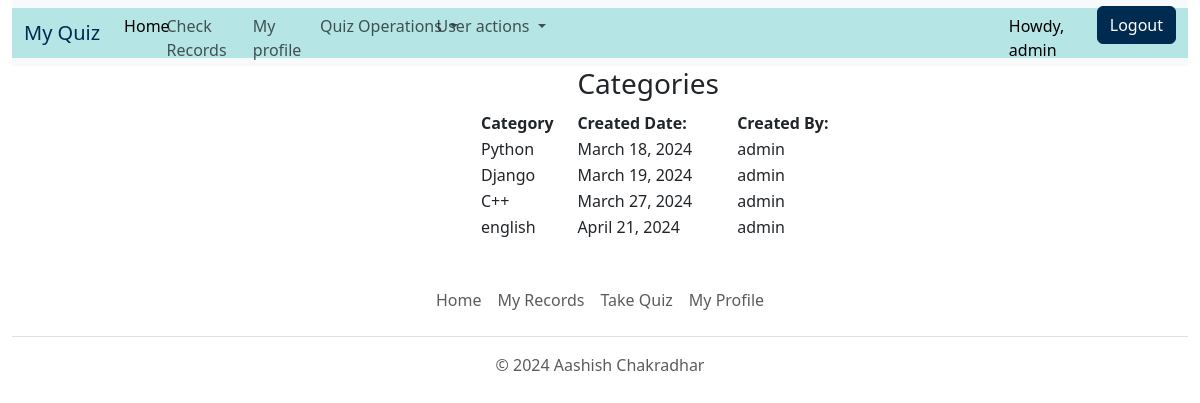
The app's page /view-category (signed in), older data.
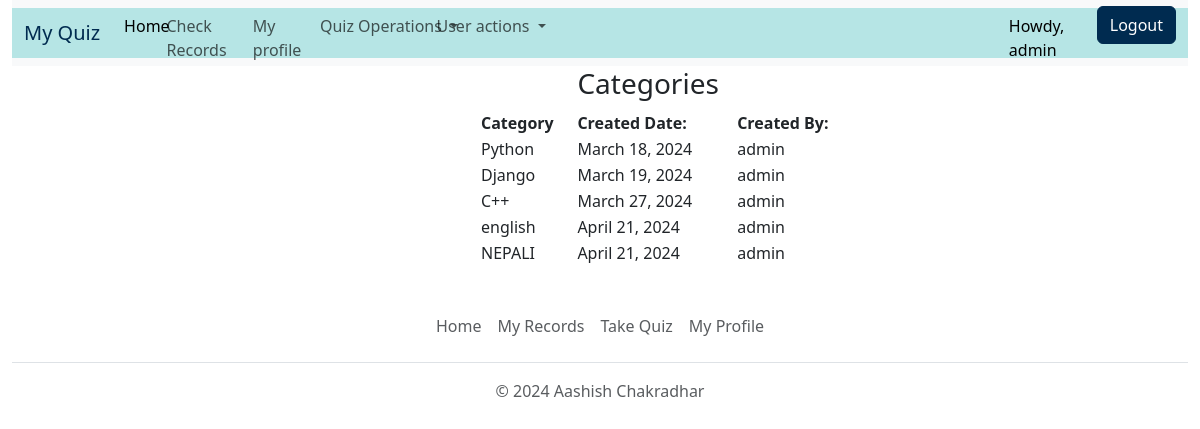
The same page, newer data.
### quiz/models.py (models this page shows)
class BaseModel(models.Model):
    uid=models.UUIDField(primary_key=True,default=uuid.uuid4,editable=False)
    created_at=models.DateField(auto_now_add=True)
    updated_at=models.DateField(auto_now=True)
    class Meta:
        abstract=True

class Category(BaseModel):
    category_name = models.CharField(max_length=15, default='Uncatogarized')
    user= models.ForeignKey(User, on_delete=models.CASCADE)
    def __str__(self):
        return self.category_name

### quiz/views.py (the view)
# urls.py: path('view-category',views.view_category,name='view_category'),
def view_category(request):
    if request.user.is_anonymous:
        return redirect("/login")
    elif (request.user.is_superuser or request.user.is_staff):
        try:
            all_category = Category.objects.all()
            context = {'categories': all_category}
            return render(request, 'category_view.html', context)
        except Exception as e:
            messages.error(request,str(e))
            return render(request,"index.html")

### templates/category_view.html (shortened to what this page needs)
{% extends "base.html" %}
{% block body %}
    <div style="width:30%; text-align: left; margin-left:40%;">
        <table>
            <tr>
                <th></th>
                <th>
                    <h3>Categories</h3>
                </th>
            </tr>
            <tr>
                <th style="width:150px">
                    Category
                </th>
                <th style="width:200px">
                    Created Date:
                </th>
                <th style="width:200px">
                    Created By:
                </th>
            </tr>
            {% for category in categories %}
                <tr>
                    <td>
                        {{category}}
                    </td>
                    <td>
                        {{category.created_at}}
                    </td>
                    <td>
                        {{category.user}}
                    </td>
                </tr>
            {% endfor %}
        </table>
    </div>
{% endblock body %}

Row changes from the older to the newer data that the page shows:
added Category: category_name "NEPALI", created_at "April 21, 2024", user "admin"
